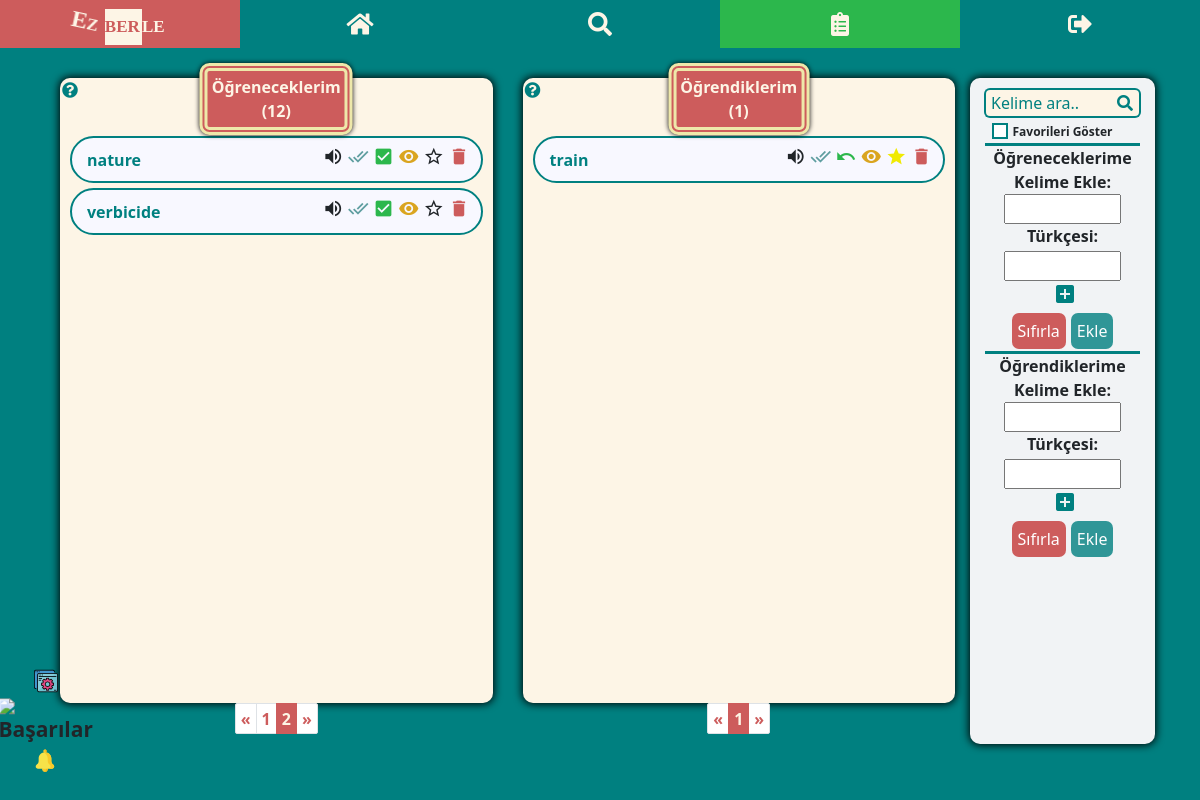
/kelime_listesi/?s=2 (signed in), run on an earlier commit of the app's database.
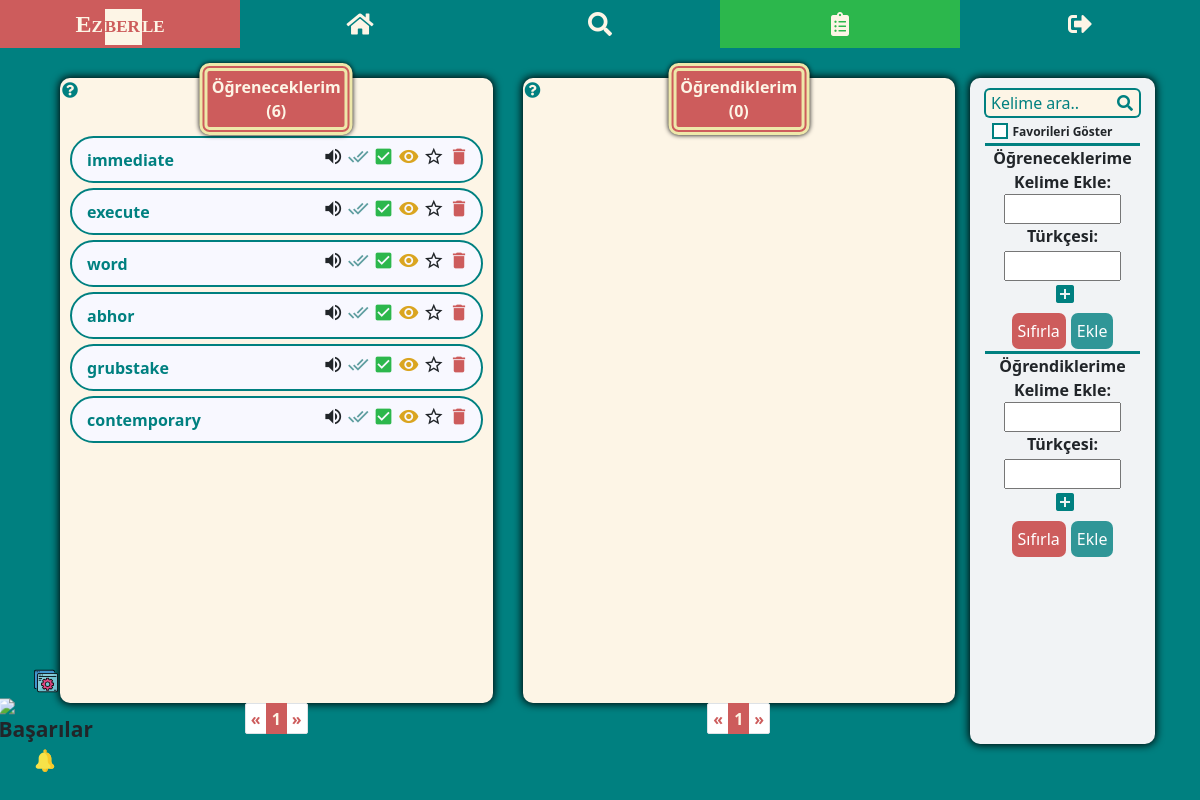
And on a later commit of the database.
### my_dict/models.py (models this page shows, shortened)
class WordEn(models.Model):
    user = models.ForeignKey(User, on_delete=models.CASCADE)
    english = models.CharField(max_length=100)
    audio = models.CharField(max_length=300)
    create_time = models.DateTimeField(auto_now_add=True)
    is_learned = models.BooleanField(default=False)
    is_seen = models.BooleanField(default=False)
    is_starred = models.BooleanField(default=False)
    is_in_reminder_list = models.BooleanField(default=False)
    is_new_in_reminder_list = models.BooleanField(default=False)
    memorize_tracker = FieldTracker(fields=['is_learned'])
    class Meta:
        ordering = ['-create_time']

### my_dict/views.py (the view)
# urls.py: path('kelime_listesi/', my_word_list, name='word-list'),
@login_required
def my_word_list(request):
    l_words = WordEn.objects.filter(user=request.user, is_learned=True)
    unl_words = WordEn.objects.filter(user=request.user, is_learned=False)
    if request.method == 'POST':
        if "english-unl" in request.POST:
            word_en = request.POST.get('english-unl')
            word_tr_list = request.POST.getlist('turkish-unl[]')
            if not WordEn.objects.filter(user=request.user, english=word_en).exists():
                create_word_en = WordEn(user=request.user, english=word_en)
                create_word_en.save()
                for word_tr in word_tr_list:
                    if word_tr.strip() != "":
                        create_word_tr = create_word_en.turkish.create(turkish=word_tr)
                        create_word_tr.save()
                is_added = True
            else:
                is_added = False
            data = {'is_added': is_added}
            return JsonResponse(data)
        elif "english-l" in request.POST:
            word_en = request.POST.get('english-l')
            word_tr_list = request.POST.getlist('turkish-l[]')
            if not WordEn.objects.filter(user=request.user, english=word_en).exists():
                create_word_en = WordEn(user=request.user, english=word_en, is_learned=True)
                create_word_en.save()
                for word_tr in word_tr_list:
                    if word_tr.strip() != "":
                        create_word_tr = create_word_en.turkish.create(turkish=word_tr)
                        create_word_tr.save()
                is_added = True
            else:
                is_added = False
            data = {'is_added': is_added}
            return JsonResponse(data)
    elif request.method == "GET":
        word = request.GET.get("q")
        my_word_list_search(request, word)
    paginator_unl = Paginator(unl_words, 10)
    page_no_unl = request.GET.get('s')
    page_unl = paginator_unl.get_page(page_no_unl)
    paginator_l = Paginator(l_words, 10)
    page_no_l = request.GET.get('p')
    page_l = paginator_l.get_page(page_no_l)
    data = {
        'page_obj_unl': page_unl,
        'page_obj_l': page_l,
        'unlearned_count': len(unl_words),
        'learned_count': len(l_words),
    }
    if WordEn.objects.filter(user=request.user, is_new_in_reminder_list=True):
        data['show_reminder_notif'] = True
    return render(request, 'my_dict/word_list.html', context=data)

### my_dict/templates/my_dict/word_list.html (shortened to what the changed rows need)
{% extends 'base.html' %}
{% load static %}
{% block content %}
<div class="wrapper">
<div class="container-md">
<div class="row mt-4">
    <div class="col-lg-5 tbl-first mt-md-4">
        <div class="tbl-words position-relative">
            <span class="wl-title">Öğreneceklerim <br> (<span class="count-unl">{{ unlearned_count }}</span>)</span>
            <ul class="unl-word">
                {% if "kelime_listesi/q=" not in request.path or page_obj_unl|length > 0 %}
                    {% for word in page_obj_unl %}
                    <li data-id="{{word.id}}" class="li{{word.id}}">
                        <div class="en-section">
                            <div class="align-self-center word">
                                <a href="{% url 'dictionary-search' word.english %}">{{ word.english }}</a>
                            </div>
                            <div data-id="{{word.id}}" class="btn-grp">
                                {% if word.audio %}
                                <i title="Dinle" class="material-icons audio">volume_up</i>
                                {% else %}
                                <i title="Ses mevcut değil" class="material-icons audio">volume_off</i>
                                <audio src="{{word.audio}}"></audio>
                                {% endif %}
                                {% if word.is_seen %}
                                <i title="Görüldü" class="material-icons tick-seen dodger">done_all</i>
                                {% else %}
                                <i title="Görüldü" class="material-icons tick-seen cadet">done_all</i>
                                {% endif %}
                                <i title="Ezberledim" class="material-icons tick-learn memorize">check_box</i>
                                <i data-toggle="collapse" data-target=".tr{{word.id}}" title="Türkçelerini göster"
                                   class="material-icons eye">remove_red_eye</i>
                                {% if not word.is_starred %}
                                <i title="Favorilere ekle" class="material-icons star">star_border</i>
                                {% else %}
                                <i title="Favorilere eklendi" class="material-icons star pale-yellow">star</i>
                                {% endif %}
                                <i title="Sil" class="material-icons del del-unl">delete</i>
                            </div>
                        </div>
                    </li>
                    {% endfor %}
                {% elif page_obj_unl|length == 0 and '$favorites' not in request.path %}
                    <li>Bu listeye <u>{{word}}</u> için bir kelime kayıt edilmemiş.</li>
                {% endif %}
            </ul>
        </div>
        {% if 'kelime_listesi/q=' not in request.path or unl_pg_count > 9 %}
        <nav aria-label="Page navigation example">
          <ul class="pagination pagination-sm justify-content-center">
          {% if page_obj_unl.has_previous %}
              <li class="page-item">
              <a class="page-link" href="?s={{ page_obj_unl.previous_page_number }}">&laquo</a>
            </li>
          {% else %}
              <li class="page-item disabled">
              <a class="page-link" href="#" tabindex="-1" aria-disabled="true">&laquo</a>
            </li>
          {% endif %}
          {% for i in page_obj_unl.paginator.page_range %}
              {% if page_obj_unl.number == i %}
                  <li class="page-item active" aria-current="page">
                <span class="page-link">
                  {{ i }}
                </span>
              </li>
              {% elif i > page_obj_unl.number|add:'-5' and i < page_obj_unl.number|add:'5' %}
                   <li class="page-item"><a class="page-link" href="?s={{ i }}">{{ i }}</a></li>
              {% endif %}
          {% endfor %}
        </ul>
      </nav>
        {% endif %}
    </div>
    <div class="col-lg-5 mt-md-4">
        <div class="tbl-words position-relative">
            <span class="wl-title">Öğrendiklerim <br> (<span class="count-l">{{ learned_count }}</span>)</span>
            <ul class="l-word">
                {% if "kelime_listesi/q=" not in request.path or page_obj_l|length > 0 %}
                    {% for word in page_obj_l %}
                    <li data-id="{{word.id}}" class="li{{word.id}}">
                        <div class="en-section">
                            <div class="align-self-center word">
                                <a href="{% url 'dictionary-search' word.english %}">{{ word.english }}</a>
                            </div>
                            <div data-id="{{word.id}}" class="btn-grp">
                                {% if word.audio %}
                                <i title="Dinle" class="material-icons audio">volume_up</i>
                                {% else %}
                                <i title="Ses mevcut değil" class="material-icons audio">volume_off</i>
                                <audio src="{{word.audio}}"></audio>
                                {% endif %}
                                {% if word.is_seen %}
                                <i title="Görüldü" class="material-icons tick-seen dodger">done_all</i>
                                {% else %}
                                <i title="Görüldü" class="material-icons tick-seen cadet">done_all</i>
                                {% endif %}
                                <i title="Unuttum" class="material-icons tick-unlearn memorize">undo</i>
                                {% if word.turkish %}
                                <i data-toggle="collapse" data-target=".tr{{word.id}}" title="Türkçelerini göster"
                                   class="material-icons eye">remove_red_eye</i>
                                {% endif %}
                                {% if not word.is_starred %}
                                <i title="Favorilere ekle" class="material-icons star">star_border</i>
                                {% else %}
                                <i title="Favorilere eklendi" class="material-icons star pale-yellow">star</i>
                                {% endif %}
                                <i title="Sil" class="material-icons del del-l">delete</i>
                            </div>
                        </div>
                    </li>
                    {% endfor %}
                {% elif page_obj_l|length == 0 and '$favorites' not in request.path %}
                    <li>Bu listeye <u>{{word}}</u> için bir kelime kayıt edilmemiş.</li>
                {% endif %}
            </ul>
        </div>
        {% if 'kelime_listesi/q=' not in request.path or l_pg_count > 9 %}
        <nav aria-label="Page navigation example">
          <ul class="pagination pagination-sm justify-content-center">
          {% for i in page_obj_l.paginator.page_range %}
              {% if page_obj_l.number == i %}
                  <li class="page-item active" aria-current="page">
                <span class="page-link">
                  {{ i }}
                </span>
              </li>
              {% elif i > page_obj_l.number|add:'-5' and i < page_obj_l.number|add:'5' %}
                   <li class="page-item"><a class="page-link" href="?p={{ i }}">{{ i }}</a></li>
              {% endif %}
          {% endfor %}
          </ul>
        </nav>
        {% endif %}
    </div>
</div>
</div>
</div>
{% endblock %}

What changed in the data, as far as the page shows it:
removed WordEn: english "nature", is_seen False (drawn), is_starred False (drawn)
removed WordEn: english "verbicide", is_seen False (drawn), is_starred False (drawn)
removed WordEn: english "train", is_seen False (drawn), is_starred True (drawn)
added WordEn: english "immediate", is_seen False (drawn), is_starred False (drawn)
added WordEn: english "execute", is_seen False (drawn), is_starred False (drawn)
now on this page (row unchanged): WordEn: english "word", is_seen False (drawn), is_starred False (drawn)
now on this page (row unchanged): WordEn: english "abhor", is_seen False (drawn), is_starred False (drawn)
now on this page (row unchanged): WordEn: english "grubstake", is_seen False (drawn), is_starred False (drawn)
now on this page (row unchanged): WordEn: english "contemporary", is_seen False (drawn), is_starred False (drawn)
Also different on the page:
{{ unlearned_count }}: "12" → "6"
{{ learned_count }}: "1" → "0"
list line gone: "1"
new list line: "1"
list line gone: "2"
